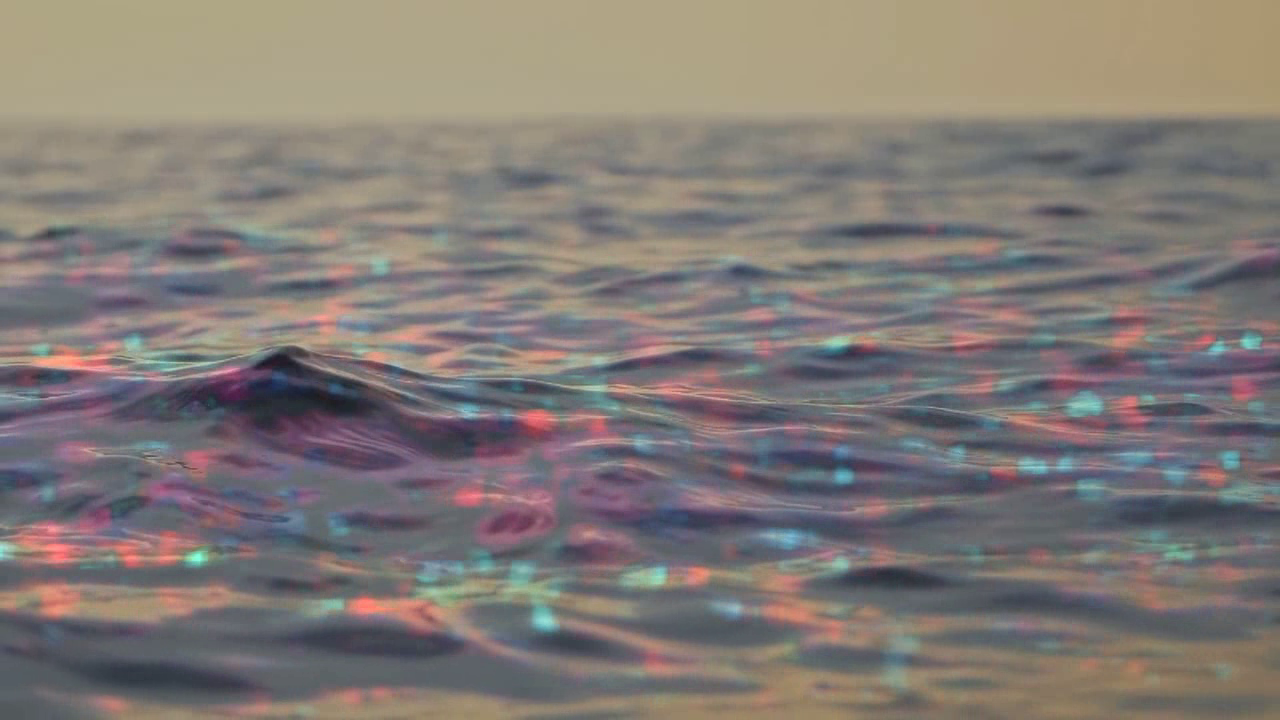
#> input picture frame 9 of flow_video1.avi, 1280 x 720 px, given in place of video1.mp4, which was not available
$ python optical_flow_demo.py
#> lines starting #> are read from the running program, lines starting #| are printed output that depends on the picture; pictures that were not available may be replaced by others from this repository, and a replacement may not be noted
import cv2
import numpy as np
import os


def process_video(video_path, output_path):
#> called with video_path = 'data/video1.mp4', output_path = 'outputs/flow_video1.mp4'
    print(f"\nTrying to open: {video_path}")

    # Create output directory if it doesn't exist
    os.makedirs(os.path.dirname(output_path), exist_ok=True)

    # Try opening video (FFMPEG helps with .avi files)
    cap = cv2.VideoCapture(video_path, cv2.CAP_FFMPEG)

    if not cap.isOpened():
        print(f"❌ Error: Cannot open video file {video_path}")
        return

    ret, first_frame = cap.read()
#> first_frame is the input picture: shape (720, 1280, 3); mean B, G, R 118, 122.1, 129.5
    if not ret:
        print("❌ Error: Could not read first frame.")
        return

    h, w = first_frame.shape[:2]
    fps = cap.get(cv2.CAP_PROP_FPS)
    if fps == 0 or fps is None:
        fps = 20.0

    print(f"✅ Opened successfully | FPS: {fps} | Resolution: {w}x{h}")
#| ✅ Opened successfully | FPS: 20.0 | Resolution: 1280x720

    # Process only 30 seconds
    max_frames = int(fps * 30)
    frame_count = 0

    # Video writer (MP4 output)
    fourcc = cv2.VideoWriter_fourcc(*'mp4v')
    out = cv2.VideoWriter(output_path, fourcc, fps, (w, h))

    prev_gray = cv2.cvtColor(first_frame, cv2.COLOR_BGR2GRAY)

    print("🎬 Processing started... Press 'q' to stop early.")

    while frame_count < max_frames:
        ret, frame = cap.read()
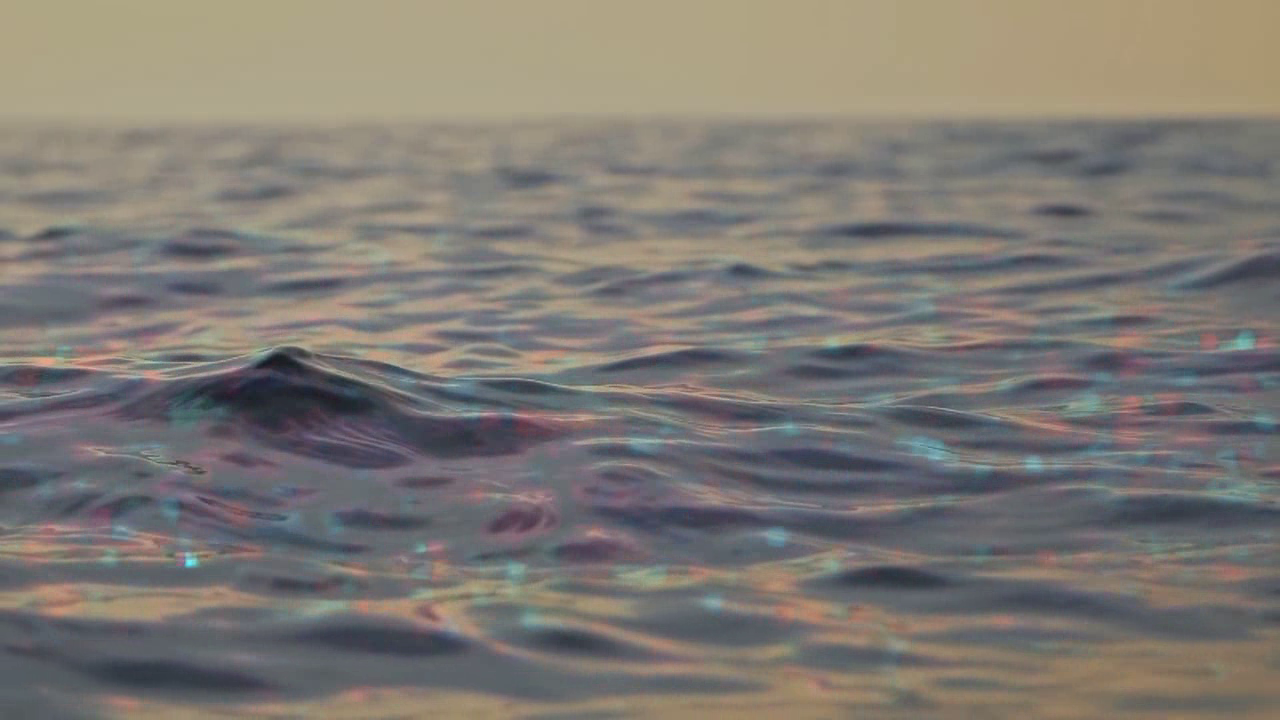
#> input picture frame 10 of flow_video1.avi, 1280 x 720 px, given in place of video1.mp4, which was not available
#> frame is the input picture: shape (720, 1280, 3); mean B, G, R 115.6, 121.4, 126.2
        if not ret:
            print("⚠️ End of video reached early.")
            break

        gray = cv2.cvtColor(frame, cv2.COLOR_BGR2GRAY)

        # Compute dense optical flow (Farneback)
        flow = cv2.calcOpticalFlowFarneback(
            prev_gray, gray, None,
            0.5, 3, 15, 3, 5, 1.2, 0
        )

        # Convert flow to HSV for visualization
        mag, ang = cv2.cartToPolar(flow[..., 0], flow[..., 1])
        hsv = np.zeros_like(frame)
        hsv[..., 1] = 255
        hsv[..., 0] = ang * 180 / np.pi / 2
        hsv[..., 2] = cv2.normalize(mag, None, 0, 255, cv2.NORM_MINMAX)
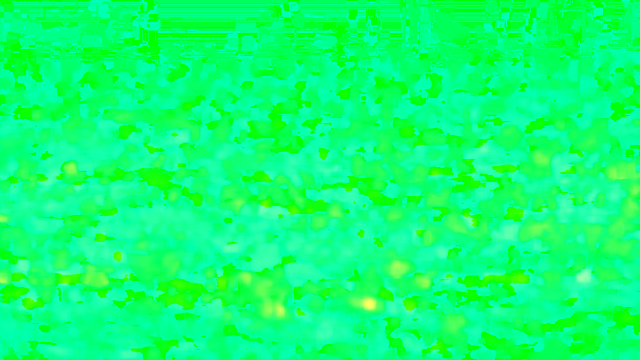
#> hsv: shape (720, 1280, 3) (shown at 1/2 size); mean of channels 0, 1, 2 115.2, 255, 12.9; drawn as B, G, R

        flow_rgb = cv2.cvtColor(hsv, cv2.COLOR_HSV2BGR)
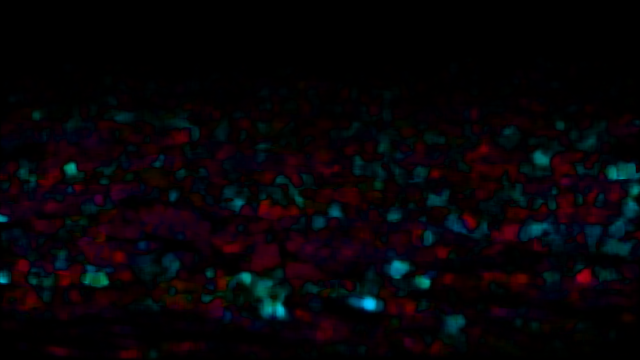
#> flow_rgb: shape (720, 1280, 3) (shown at 1/2 size); mean B, G, R 7.6, 4.3, 7.1

        # Overlay on original frame
        combined = cv2.addWeighted(frame, 0.7, flow_rgb, 0.3, 0)

        # Draw motion vectors (grid sampling)
        step = 16
        for y in range(0, h, step):
            for x in range(0, w, step):
                fx, fy = flow[y, x]
                cv2.arrowedLine(
                    combined,
                    (x, y),
                    (int(x + fx), int(y + fy)),
                    (0, 255, 0),
                    1,
                    tipLength=0.3
                )
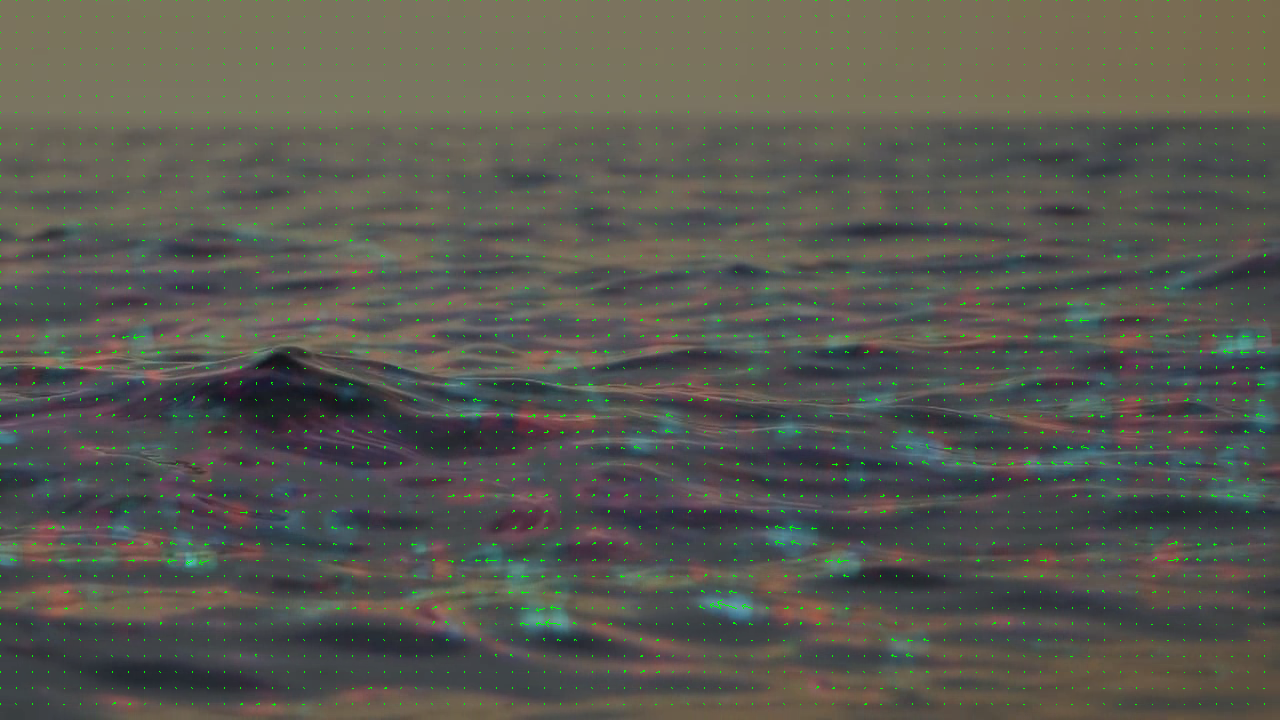
#> combined: shape (720, 1280, 3); mean B, G, R 82.3, 88, 89.5

        # Save sample frames for report
        if frame_count in [10, 50, 100]:
            sample_path = f"outputs/sample_{os.path.basename(video_path)}_{frame_count}.png"
            cv2.imwrite(sample_path, combined)
            print(f"📸 Saved sample frame: {sample_path}")

        # Write to output video
        out.write(combined)

        # Display window
        cv2.imshow("Optical Flow", combined)
        if cv2.waitKey(1) & 0xFF == ord('q'):
#> (key q is pressed here)
            print("⏹️ Stopped manually.")
            break

        prev_gray = gray.copy()
        frame_count += 1

    cap.release()
    out.release()
    cv2.destroyAllWindows()

    print(f"✅ Finished! Output saved to: {output_path}")


if __name__ == "__main__":
    # 🔹 UPDATE THESE PATHS BASED ON YOUR FILES

    # Example 1 (MP4 files)
    process_video("data/video1.mp4", "outputs/flow_video1.mp4")
    process_video("data/video2.mp4", "outputs/flow_video2.mp4")
#| ✅ Opened successfully | FPS: 20.0 | Resolution: 1280x720
#> (key Esc is pressed here)

    # Example 2 (AVI files) → uncomment if needed
    # process_video("data/video1.avi", "outputs/flow_video1.mp4")
    # process_video("data/video2.avi", "outputs/flow_video2.mp4")

    # Example 3 (your uploaded file test)
    # process_video("/mnt/data/flow_video1.avi", "outputs/test_video2.mp4")

$ run again, starting later in the video
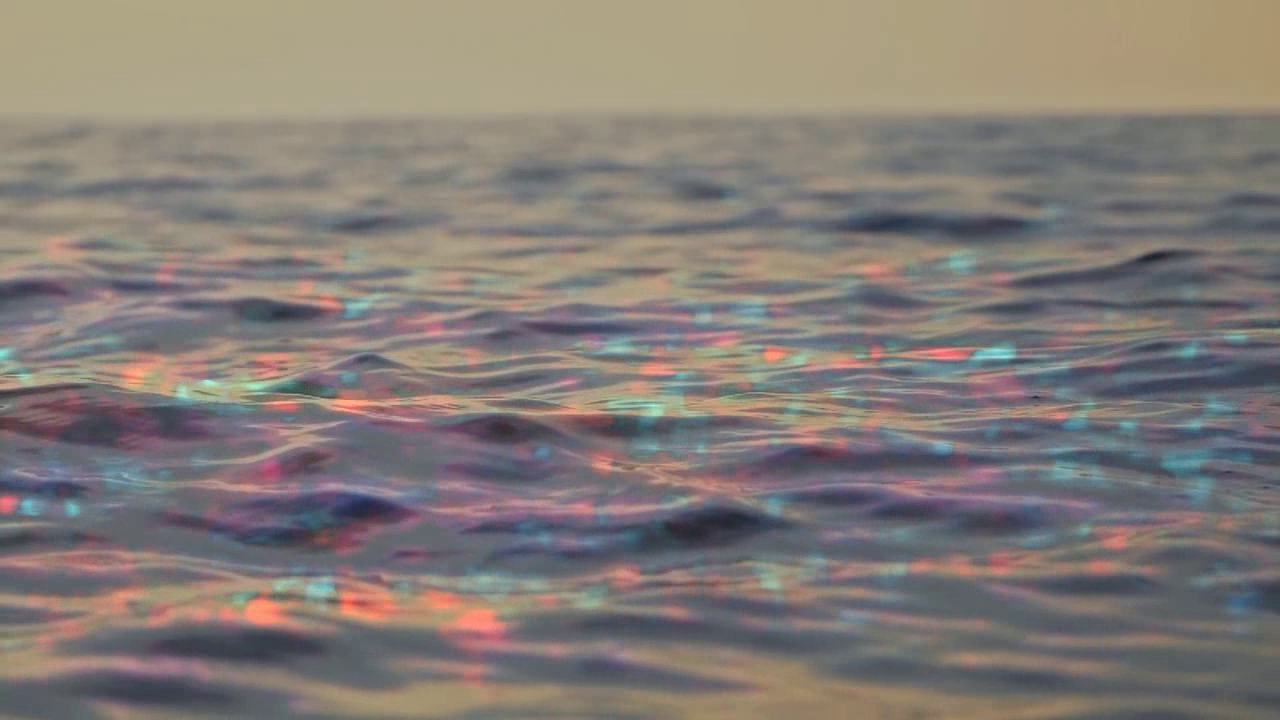
#> input picture frame 41 of flow_video1.avi, 1280 x 720 px, given in place of video1.mp4, which was not available
#> in process_video, first_frame is the input picture: shape (720, 1280, 3); mean B, G, R 118.8, 124.1, 131.7
#| ✅ Opened successfully | FPS: 20.0 | Resolution: 1280x720
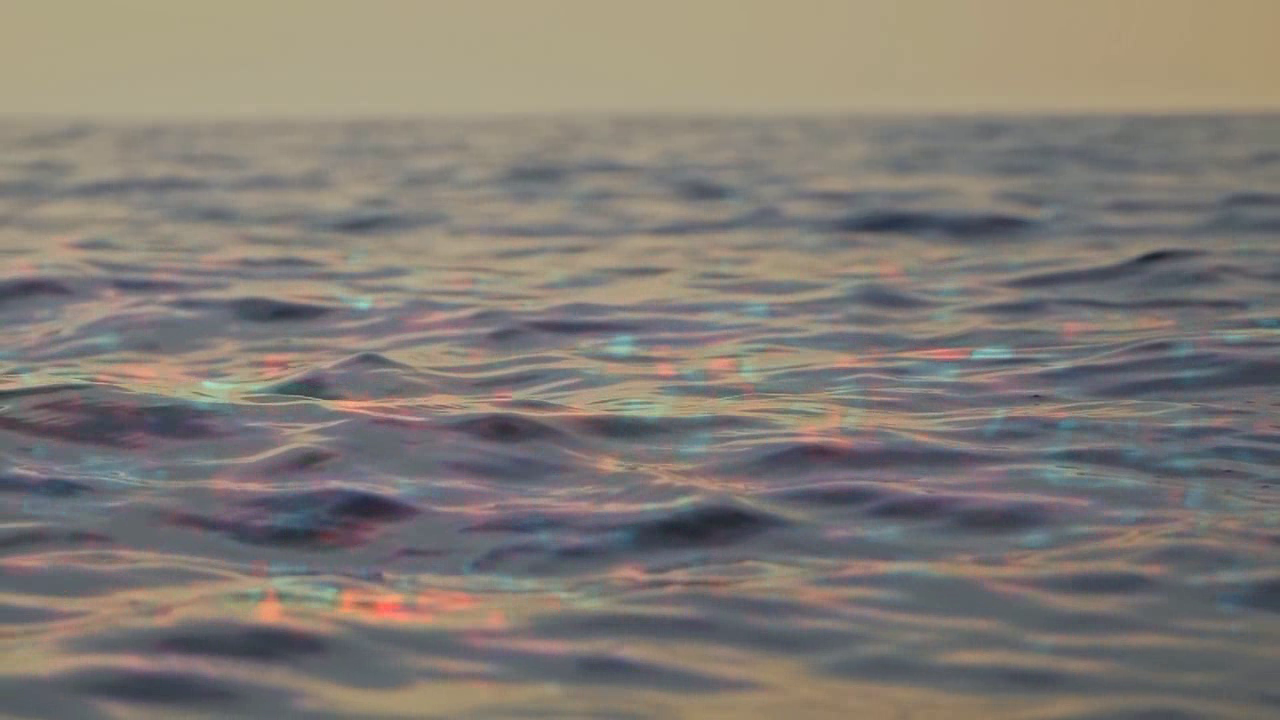
#> input picture frame 42 of flow_video1.avi, 1280 x 720 px, given in place of video1.mp4, which was not available
#> in process_video, frame is the input picture: shape (720, 1280, 3); mean B, G, R 117, 123.3, 129.6
#> after the loop in process_video, `for y in range(0, h, step):`:
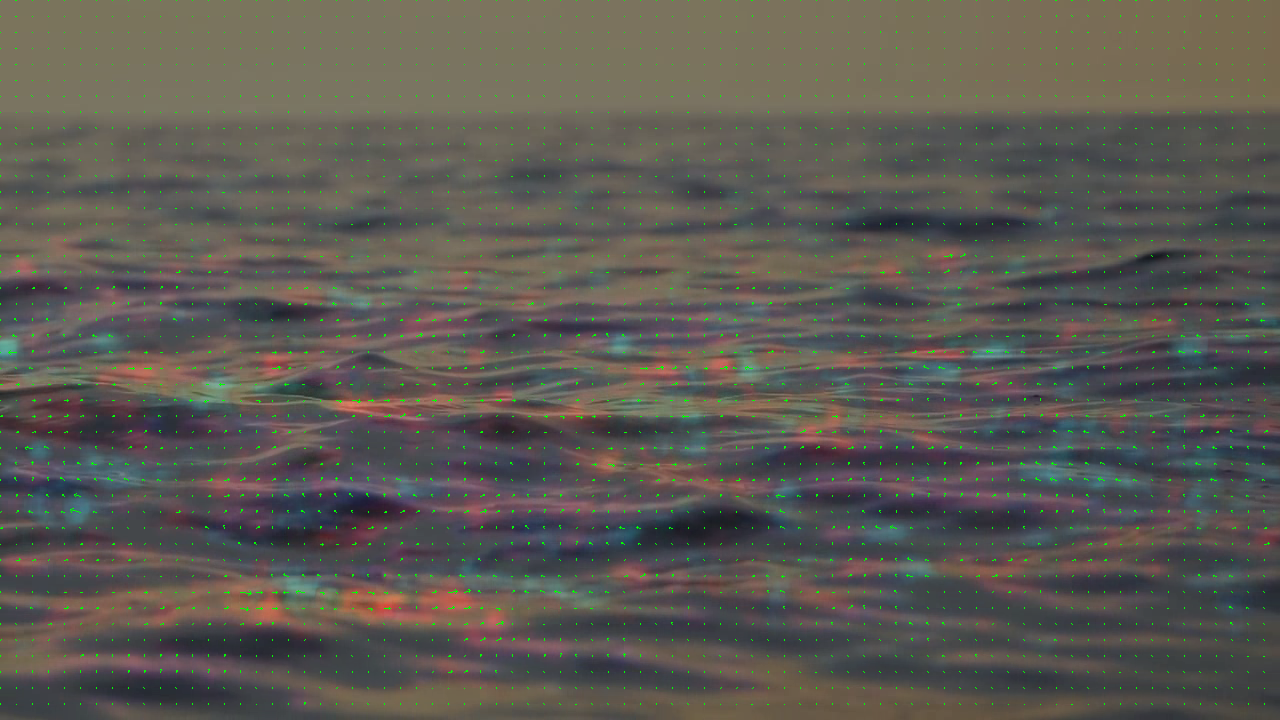
#> combined: shape (720, 1280, 3); mean B, G, R 83.4, 89, 92.9
#| ✅ Opened successfully | FPS: 20.0 | Resolution: 1280x720

$ run again, starting later in the video
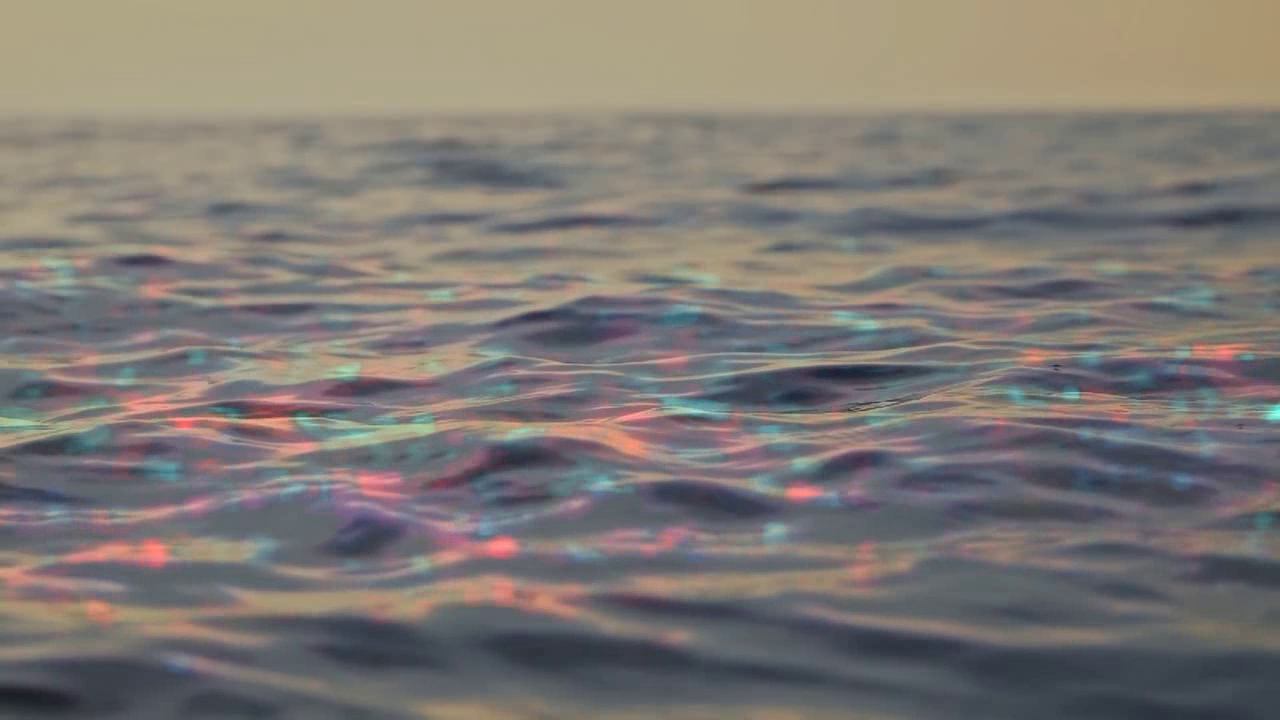
#> input picture frame 73 of flow_video1.avi, 1280 x 720 px, given in place of video1.mp4, which was not available
#> in process_video, first_frame is the input picture: shape (720, 1280, 3); mean B, G, R 116.2, 120.5, 125.9
#| ✅ Opened successfully | FPS: 20.0 | Resolution: 1280x720
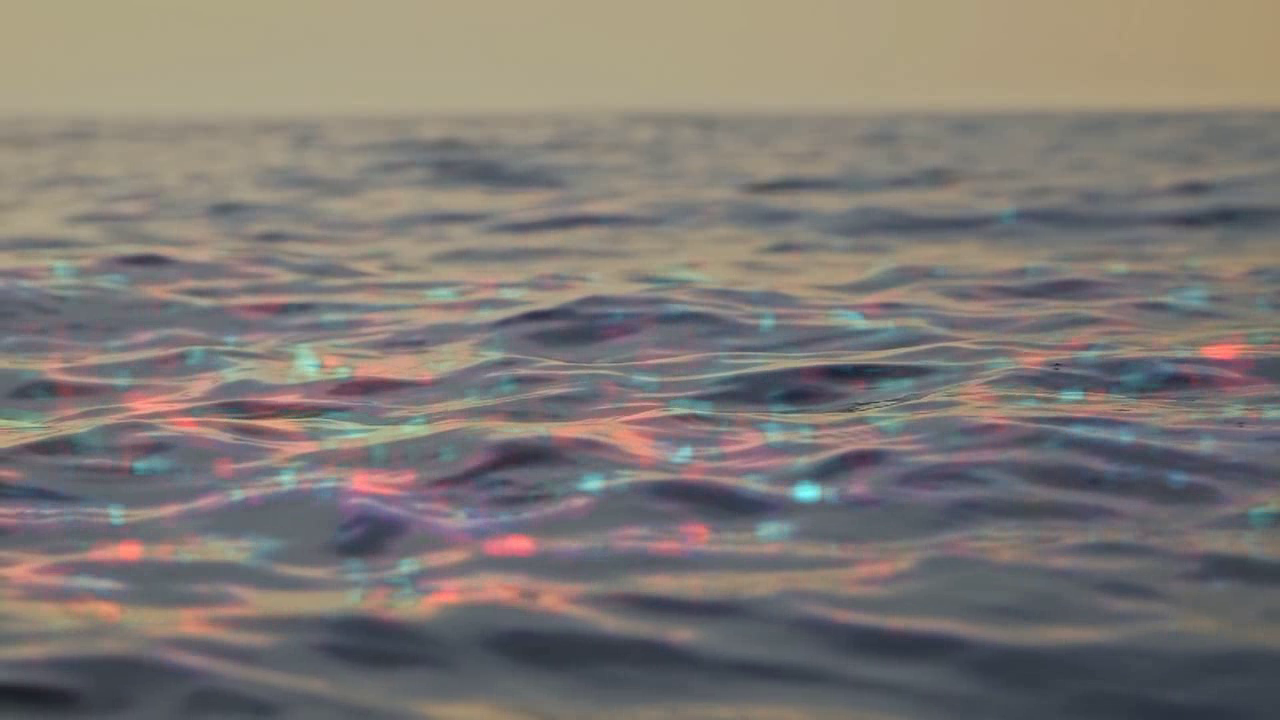
#> input picture frame 74 of flow_video1.avi, 1280 x 720 px, given in place of video1.mp4, which was not available
#> in process_video, frame is the input picture: shape (720, 1280, 3); mean B, G, R 116.4, 120.6, 126.5
#> after the loop in process_video, `for y in range(0, h, step):`:
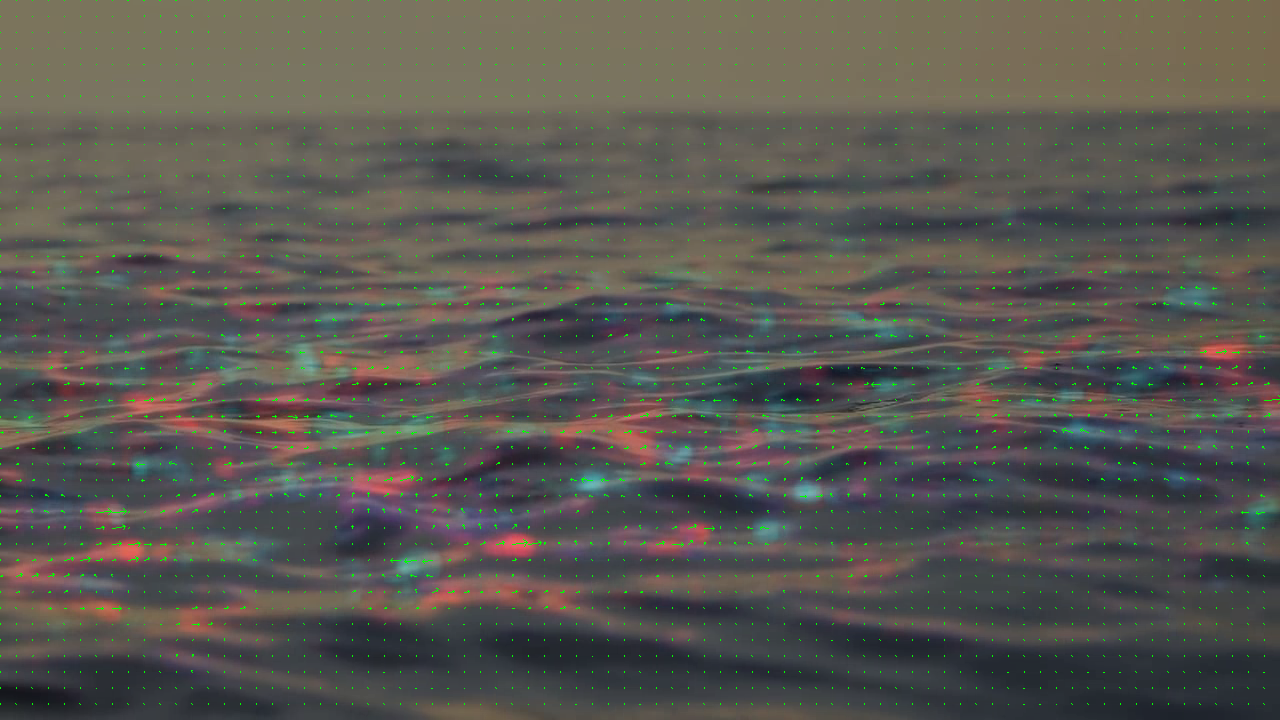
#> combined: shape (720, 1280, 3); mean B, G, R 82.2, 87, 89.8
#| ✅ Opened successfully | FPS: 20.0 | Resolution: 1280x720
